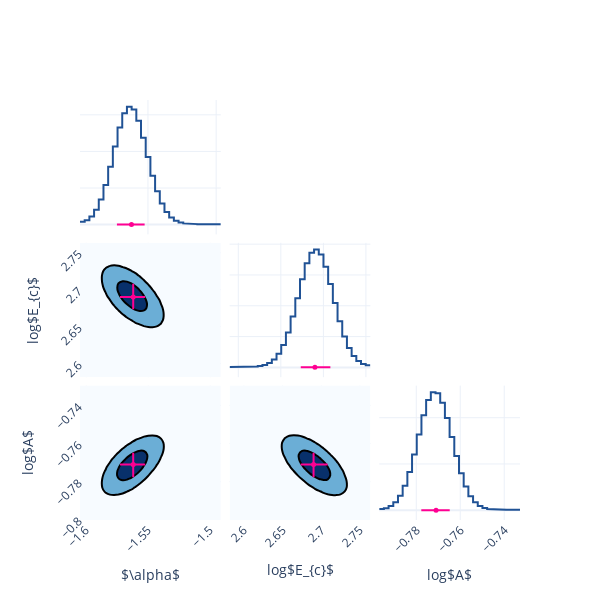

This figure's notebook cell:
### Code cell
fig = Plot.post_corner(post, show=True)
fig.write_html('quickstart/corner.html')

### Figure 1 — Plotly figure (JSON) as saved in the notebook; plotly's stock layout.template omitted (floating-point values rounded to 4 significant figures; data arrays with more than 128 entries replaced by an {"elided": "..."} marker saying what was removed)
{"data": [{"line": {"color": "#205295", "width": 2}, "mode": "lines", "name": "$\\alpha$", "showlegend": false, "type": "scatter", "x": [-1.6, -1.596, -1.596, -1.593, -1.593, -1.59, -1.59, -1.586, -1.586, -1.583, -1.583, -1.579, -1.579, -1.576, -1.576, -1.572, -1.572, -1.569, -1.569, -1.565, -1.565, -1.562, -1.562, -1.559, -1.559, -1.555, -1.555, -1.552, -1.552, -1.548, -1.548, -1.545, -1.545, -1.541, -1.541, -1.538, -1.538, -1.534, -1.534, -1.531, -1.531, -1.528, -1.528, -1.524, -1.524, -1.521, -1.521, -1.517, -1.517, -1.514, -1.514, -1.51, -1.51, -1.507, -1.507, -1.503, -1.503, -1.5, -1.5, -1.497], "xaxis": "x", "y": [0.7495, 0.7495, 1.205, 1.205, 2.23, 2.23, 4.03, 4.03, 6.837, 6.837, 10.79, 10.79, 15.78, 15.78, 21.32, 21.32, 26.55, 26.55, 30.46, 30.46, 32.22, 32.22, 31.46, 31.46, 28.4, 28.4, 23.74, 23.74, 18.45, 18.45, 13.38, 13.38, 9.082, 9.082, 5.782, 5.782, 3.455, 3.455, 1.952, 1.952, 1.063, 1.063, 0.5761, 0.5761, 0.3235, 0.3235, 0.1949, 0.1949, 0.1303, 0.1303, 0.09953, 0.09953, 0.08693, 0.08693, 0.08287, 0.08287, 0.08194, 0.08194, 0.08187, 0.08187], "yaxis": "y"}, {"error_x": {"array": [0.009649], "arrayminus": [0.01068], "color": "#FF0092", "symmetric": false, "thickness": 2, "type": "data", "width": 0}, "marker": {"color": "#FF0092", "size": 5, "symbol": "circle"}, "mode": "markers", "name": "$\\alpha$", "showlegend": false, "type": "scatter", "x": [-1.562], "xaxis": "x", "y": [0.01], "yaxis": "y"}, {"line": {"color": "#205295", "width": 2}, "mode": "lines", "name": "log$E_{c}$", "showlegend": false, "type": "scatter", "x": [2.59, 2.595, 2.595, 2.601, 2.601, 2.606, 2.606, 2.612, 2.612, 2.617, 2.617, 2.623, 2.623, 2.628, 2.628, 2.634, 2.634, 2.639, 2.639, 2.645, 2.645, 2.65, 2.65, 2.656, 2.656, 2.661, 2.661, 2.667, 2.667, 2.673, 2.673, 2.678, 2.678, 2.684, 2.684, 2.689, 2.689, 2.695, 2.695, 2.7, 2.7, 2.706, 2.706, 2.711, 2.711, 2.717, 2.717, 2.722, 2.722, 2.728, 2.728, 2.733, 2.733, 2.739, 2.739, 2.744, 2.744, 2.75, 2.75, 2.755], "xaxis": "x5", "y": [0.07224, 0.07224, 0.07779, 0.07779, 0.08563, 0.08563, 0.09464, 0.09464, 0.1113, 0.1113, 0.1508, 0.1508, 0.2368, 0.2368, 0.4076, 0.4076, 0.727, 0.727, 1.291, 1.291, 2.221, 2.221, 3.645, 3.645, 5.654, 5.654, 8.243, 8.243, 11.24, 11.24, 14.29, 14.29, 16.9, 16.9, 18.62, 18.62, 19.13, 19.13, 18.32, 18.32, 16.34, 16.34, 13.55, 13.55, 10.44, 10.44, 7.478, 7.478, 5.005, 5.005, 3.145, 3.145, 1.861, 1.861, 1.04, 1.04, 0.5645, 0.5645, 0.3491, 0.3491], "yaxis": "y5"}, {"error_x": {"array": [0.01817], "arrayminus": [0.01665], "color": "#FF0092", "symmetric": false, "thickness": 2, "type": "data", "width": 0}, "marker": {"color": "#FF0092", "size": 5, "symbol": "circle"}, "mode": "markers", "name": "log$E_{c}$", "showlegend": false, "type": "scatter", "x": [2.69], "xaxis": "x5", "y": [0.01], "yaxis": "y5"}, {"colorscale": [[0, "rgb(247,251,255)"], [0.125, "rgb(222,235,247)"], [0.25, "rgb(198,219,239)"], [0.375, "rgb(158,202,225)"], [0.5, "rgb(107,174,214)"], [0.625, "rgb(66,146,198)"], [0.75, "rgb(33,113,181)"], [0.875, "rgb(8,81,156)"], [1, "rgb(8,48,107)"]], "contours": {"end": 0.009075, "size": 0.007149, "start": 0.001926}, "line": {"width": 2}, "name": "$\\alpha$&log$E_{c}$", "ncontours": 2, "showlegend": false, "showscale": false, "type": "contour", "x": [-1.605, -1.602, -1.598, -1.595, -1.591, -1.588, -1.584, -1.581, -1.577, -1.574, -1.571, -1.567, -1.564, -1.56, -1.557, -1.553, -1.55, -1.546, -1.543, -1.54, -1.536, -1.533, -1.529, -1.526, -1.522, -1.519, -1.516, -1.512, -1.509, -1.505, -1.502, -1.498, -1.495, -1.491], "xaxis": "x4", "y": [2.582, 2.587, 2.593, 2.598, 2.604, 2.609, 2.615, 2.62, 2.626, 2.631, 2.637, 2.642, 2.648, 2.653, 2.659, 2.664, 2.67, 2.675, 2.681, 2.686, 2.692, 2.697, 2.703, 2.708, 2.714, 2.719, 2.725, 2.73, 2.736, 2.741, 2.747, 2.752, 2.758, 2.764], "yaxis": "y4", "z": {"elided": "34x34 float values"}}, {"error_x": {"array": [0.009649], "arrayminus": [0.01068], "color": "#FF0092", "symmetric": false, "thickness": 2, "type": "data", "width": 0}, "error_y": {"array": [0.01817], "arrayminus": [0.01665], "color": "#FF0092", "symmetric": false, "thickness": 2, "type": "data", "width": 0}, "marker": {"color": "#FF0092", "size": 5, "symbol": "circle"}, "mode": "markers", "name": "$\\alpha$&log$E_{c}$", "showlegend": false, "type": "scatter", "x": [-1.562], "xaxis": "x4", "y": [2.69], "yaxis": "y4"}, {"line": {"color": "#205295", "width": 2}, "mode": "lines", "name": "log$A$", "showlegend": false, "type": "scatter", "x": [-0.7968, -0.7947, -0.7947, -0.7926, -0.7926, -0.7904, -0.7904, -0.7883, -0.7883, -0.7862, -0.7862, -0.784, -0.784, -0.7819, -0.7819, -0.7798, -0.7798, -0.7776, -0.7776, -0.7755, -0.7755, -0.7734, -0.7734, -0.7712, -0.7712, -0.7691, -0.7691, -0.767, -0.767, -0.7648, -0.7648, -0.7627, -0.7627, -0.7606, -0.7606, -0.7584, -0.7584, -0.7563, -0.7563, -0.7542, -0.7542, -0.752, -0.752, -0.7499, -0.7499, -0.7478, -0.7478, -0.7456, -0.7456, -0.7435, -0.7435, -0.7414, -0.7414, -0.7392, -0.7392, -0.7371, -0.7371, -0.735, -0.735, -0.7328], "xaxis": "x9", "y": [0.4574, 0.4574, 0.8452, 0.8452, 1.761, 1.761, 3.46, 3.46, 6.275, 6.275, 10.55, 10.55, 16.53, 16.53, 24.12, 24.12, 32.72, 32.72, 41.08, 41.08, 47.63, 47.63, 50.99, 50.99, 50.55, 50.55, 46.53, 46.53, 39.83, 39.83, 31.69, 31.69, 23.4, 23.4, 16.03, 16.03, 10.2, 10.2, 6.066, 6.066, 3.392, 3.392, 1.804, 1.804, 0.9381, 0.9381, 0.5112, 0.5112, 0.3221, 0.3221, 0.2434, 0.2434, 0.2057, 0.2057, 0.178, 0.178, 0.1531, 0.1531, 0.1368, 0.1368], "yaxis": "y9"}, {"error_x": {"array": [0.006208], "arrayminus": [0.006712], "color": "#FF0092", "symmetric": false, "thickness": 2, "type": "data", "width": 0}, "marker": {"color": "#FF0092", "size": 5, "symbol": "circle"}, "mode": "markers", "name": "log$A$", "showlegend": false, "type": "scatter", "x": [-0.771], "xaxis": "x9", "y": [0.01], "yaxis": "y9"}, {"colorscale": [[0, "rgb(247,251,255)"], [0.125, "rgb(222,235,247)"], [0.25, "rgb(198,219,239)"], [0.375, "rgb(158,202,225)"], [0.5, "rgb(107,174,214)"], [0.625, "rgb(66,146,198)"], [0.75, "rgb(33,113,181)"], [0.875, "rgb(8,81,156)"], [1, "rgb(8,48,107)"]], "contours": {"end": 0.009354, "size": 0.007314, "start": 0.00204}, "line": {"width": 2}, "name": "$\\alpha$&log$A$", "ncontours": 2, "showlegend": false, "showscale": false, "type": "contour", "x": [-1.605, -1.602, -1.598, -1.595, -1.591, -1.588, -1.584, -1.581, -1.577, -1.574, -1.571, -1.567, -1.564, -1.56, -1.557, -1.553, -1.55, -1.546, -1.543, -1.54, -1.536, -1.533, -1.529, -1.526, -1.522, -1.519, -1.516, -1.512, -1.509, -1.505, -1.502, -1.498, -1.495, -1.491], "xaxis": "x7", "y": [-0.8001, -0.7979, -0.7958, -0.7936, -0.7915, -0.7894, -0.7872, -0.7851, -0.783, -0.7808, -0.7787, -0.7766, -0.7744, -0.7723, -0.7702, -0.768, -0.7659, -0.7638, -0.7616, -0.7595, -0.7574, -0.7552, -0.7531, -0.751, -0.7488, -0.7467, -0.7446, -0.7424, -0.7403, -0.7382, -0.736, -0.7339, -0.7318, -0.7296], "yaxis": "y7", "z": {"elided": "34x34 float values"}}, {"error_x": {"array": [0.009649], "arrayminus": [0.01068], "color": "#FF0092", "symmetric": false, "thickness": 2, "type": "data", "width": 0}, "error_y": {"array": [0.006208], "arrayminus": [0.006712], "color": "#FF0092", "symmetric": false, "thickness": 2, "type": "data", "width": 0}, "marker": {"color": "#FF0092", "size": 5, "symbol": "circle"}, "mode": "markers", "name": "$\\alpha$&log$A$", "showlegend": false, "type": "scatter", "x": [-1.562], "xaxis": "x7", "y": [-0.771], "yaxis": "y7"}, {"colorscale": [[0, "rgb(247,251,255)"], [0.125, "rgb(222,235,247)"], [0.25, "rgb(198,219,239)"], [0.375, "rgb(158,202,225)"], [0.5, "rgb(107,174,214)"], [0.625, "rgb(66,146,198)"], [0.75, "rgb(33,113,181)"], [0.875, "rgb(8,81,156)"], [1, "rgb(8,48,107)"]], "contours": {"end": 0.009206, "size": 0.007262, "start": 0.001944}, "line": {"width": 2}, "name": "log$E_{c}$&log$A$", "ncontours": 2, "showlegend": false, "showscale": false, "type": "contour", "x": [2.582, 2.587, 2.593, 2.598, 2.604, 2.609, 2.615, 2.62, 2.626, 2.631, 2.637, 2.642, 2.648, 2.653, 2.659, 2.664, 2.67, 2.675, 2.681, 2.686, 2.692, 2.697, 2.703, 2.708, 2.714, 2.719, 2.725, 2.73, 2.736, 2.741, 2.747, 2.752, 2.758, 2.764], "xaxis": "x8", "y": [-0.8001, -0.7979, -0.7958, -0.7936, -0.7915, -0.7894, -0.7872, -0.7851, -0.783, -0.7808, -0.7787, -0.7766, -0.7744, -0.7723, -0.7702, -0.768, -0.7659, -0.7638, -0.7616, -0.7595, -0.7574, -0.7552, -0.7531, -0.751, -0.7488, -0.7467, -0.7446, -0.7424, -0.7403, -0.7382, -0.736, -0.7339, -0.7318, -0.7296], "yaxis": "y8", "z": {"elided": "34x34 float values"}}, {"error_x": {"array": [0.01817], "arrayminus": [0.01665], "color": "#FF0092", "symmetric": false, "thickness": 2, "type": "data", "width": 0}, "error_y": {"array": [0.006208], "arrayminus": [0.006712], "color": "#FF0092", "symmetric": false, "thickness": 2, "type": "data", "width": 0}, "marker": {"color": "#FF0092", "size": 5, "symbol": "circle"}, "mode": "markers", "name": "log$E_{c}$&log$A$", "showlegend": false, "type": "scatter", "x": [2.69], "xaxis": "x8", "y": [-0.771], "yaxis": "y8"}], "layout": {"height": 600, "width": 600, "xaxis": {"anchor": "y", "domain": [0, 0.32], "showticklabels": false, "tickangle": -45}, "xaxis2": {"anchor": "y2", "domain": [0.34, 0.66]}, "xaxis3": {"anchor": "y3", "domain": [0.68, 1]}, "xaxis4": {"anchor": "y4", "domain": [0, 0.32], "showticklabels": false, "tickangle": -45}, "xaxis5": {"anchor": "y5", "domain": [0.34, 0.66], "showticklabels": false, "tickangle": -45}, "xaxis6": {"anchor": "y6", "domain": [0.68, 1]}, "xaxis7": {"anchor": "y7", "domain": [0, 0.32], "showticklabels": true, "tickangle": -45, "title": {"text": "$\\alpha$"}}, "xaxis8": {"anchor": "y8", "domain": [0.34, 0.66], "showticklabels": true, "tickangle": -45, "title": {"text": "log$E_{c}$"}}, "xaxis9": {"anchor": "y9", "domain": [0.68, 1], "showticklabels": true, "tickangle": -45, "title": {"text": "log$A$"}}, "yaxis": {"anchor": "x", "domain": [0.68, 1], "showticklabels": false, "tickangle": -45}, "yaxis2": {"anchor": "x2", "domain": [0.68, 1]}, "yaxis3": {"anchor": "x3", "domain": [0.68, 1]}, "yaxis4": {"anchor": "x4", "domain": [0.34, 0.66], "showticklabels": true, "tickangle": -45, "title": {"text": "log$E_{c}$"}}, "yaxis5": {"anchor": "x5", "domain": [0.34, 0.66], "showticklabels": false, "tickangle": -45}, "yaxis6": {"anchor": "x6", "domain": [0.34, 0.66]}, "yaxis7": {"anchor": "x7", "domain": [0, 0.32], "showticklabels": true, "tickangle": -45, "title": {"text": "log$A$"}}, "yaxis8": {"anchor": "x8", "domain": [0, 0.32], "showticklabels": false, "tickangle": -45}, "yaxis9": {"anchor": "x9", "domain": [0, 0.32], "showticklabels": false, "tickangle": -45}}}
